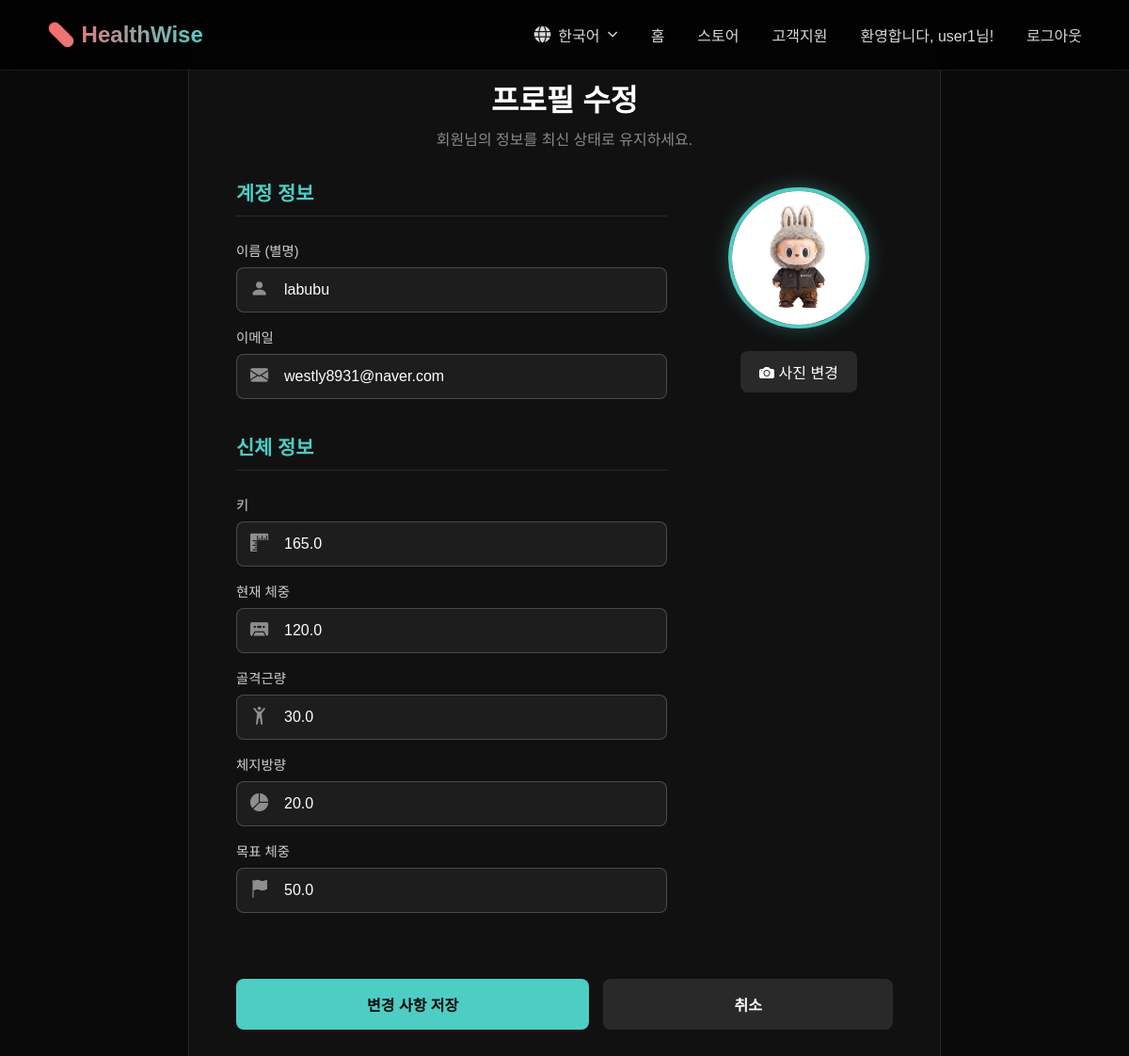
The app's page /accounts/profile/edit/ (signed in) with its own data.
### accounts/models.py (models this page shows, shortened)
class Profile(models.Model):
    user = models.OneToOneField(User, on_delete=models.CASCADE)
    image = models.ImageField(upload_to='profile_pics/', default='profile_pics/avatar-default.jpeg')
    height = models.FloatField(null=True, blank=True)
    current_weight = models.FloatField(null=True, blank=True)
    target_weight = models.FloatField(null=True, blank=True)
    skeletal_muscle_mass = models.FloatField(null=True, blank=True)
    body_fat_mass = models.FloatField(null=True, blank=True)
    active_title = models.ForeignKey(
        UserAchievement,
        on_delete=models.SET_NULL, # 칭호의 원본 업적이 삭제되어도 프로필은 유지
        null=True,
        blank=True,
        related_name='activated_by_profile', # 역참조 이름 충돌 방지
        help_text="사용자가 설정한 대표 칭호"
    )

### accounts/views.py (the view)
# urls.py: path('profile/edit/', views.profile_edit, name='profile_edit'),
@login_required
def profile_edit(request):
    profile, created = Profile.objects.get_or_create(user=request.user)
    if request.method == 'POST':
        user_form = UserUpdateForm(request.POST, instance=request.user)
        profile_form = ProfileUpdateForm(request.POST, request.FILES, instance=profile)
        if user_form.is_valid() and profile_form.is_valid():
            user_form.save()
            profile_form.save()
            messages.success(request, t('프로필 정보가 성공적으로 업데이트되었습니다!'))
            return redirect('web:services')
        else:
            messages.error(request, t('입력된 정보를 다시 확인해주세요.'))
    else:
        user_form = UserUpdateForm(instance=request.user)
        profile_form = ProfileUpdateForm(instance=profile)
    context = {'user_form': user_form, 'profile_form': profile_form, 'active_title': profile.active_title}
    return render(request, 'accounts/profile_edit.html', context)

### accounts/forms.py
class UserUpdateForm(forms.ModelForm):
    email = forms.EmailField(
        widget=forms.EmailInput(attrs={
            'class': 'form-control',
            'placeholder': t_lazy('이메일 주소')
        })
    )
    first_name = forms.CharField(
        label=t_lazy('이름 (별명)'),
        required=False,
        widget=forms.TextInput(attrs={
            'class': 'form-control',
            'placeholder': t_lazy('이름 또는 별명')
        })
    )
    class Meta:
        model = User
        fields = ['first_name', 'email']

### web/templatetags/custom_translate.py (called while the page is built)
@register.simple_tag
def t(key, **kwargs):
    return translate_text(key, **kwargs)

def t_lazy(key, **kwargs):
    return lazy(lambda: translate_text(key, **kwargs), str)()

### web/utils.py (called while the page is built)
def load_translations(lang_code):
    if lang_code in _translations:
        return _translations[lang_code]
    if not lang_code:
        lang_code = 'ko'
    file_path = settings.BASE_DIR / 'locales' / f'{lang_code}.json'
    try:
        with open(file_path, 'r', encoding='utf-8') as f:
            translations_data = json.load(f)
            if not isinstance(translations_data, dict):
                _translations[lang_code] = {}
                return {}
            _translations[lang_code] = translations_data
            return translations_data
    except (FileNotFoundError, json.JSONDecodeError) as e:
        print(f"I18N Warning: Could not load '{file_path}'. Reason: {e}")
        if lang_code != 'ko':
            return load_translations('ko')
        return {}

def t(key, **kwargs):
    current_language = translation.get_language()
    translations = load_translations(current_language)
    translated_string = translations.get(key, key)
    if kwargs:
        try:
            translated_string = translated_string.format(**kwargs)
        except KeyError:
            pass
    return mark_safe(translated_string)

### accounts/templates/accounts/profile_edit.html (shortened to what this page needs)
{% extends "base.html" %}
{% load static custom_translate i18n %}
{% block content %}
<link rel="stylesheet" href="https://cdn.jsdelivr.net/npm/bootstrap-icons@1.11.3/font/bootstrap-icons.min.css">
<div class="profile-edit-wrapper">
    <div class="profile-edit-card">
        <div class="profile-edit-header">
            <h1> {% t '프로필 수정' %} </h1>
            <p> {% t '회원님의 정보를 최신 상태로 유지하세요.' %} </p>
        </div>
        <form method="POST" enctype="multipart/form-data">
            <div class="form-content-grid">
                <div class="form-fields-column">
                    <h2 class="form-section-title"> {% t '계정 정보' %} </h2>
                    <div class="form-group">
                        <label for="{{ user_form.first_name.id_for_label }}">{{ user_form.first_name.label }}</label>
                        <div class="input-with-icon">
                            <i class="bi bi-person-fill form-icon"></i>
                            {{ user_form.first_name }}
                        </div>
                    </div>
                    <div class="form-group">
                        <label for="{{ user_form.email.id_for_label }}"> {% t '이메일' %} </label>
                        <div class="input-with-icon">
                            <i class="bi bi-envelope-fill form-icon"></i>
                            {{ user_form.email }}
                        </div>
                    </div>
                    <h2 class="form-section-title" style="margin-top: 20px;"> {% t '신체 정보' %} </h2>
                    <div class="form-group">
                        <label for="{{ profile_form.height.id_for_label }}">{{ profile_form.height.label }}</label>
                        <div class="input-with-icon">
                            <i class="bi bi-rulers form-icon"></i>
                            {{ profile_form.height }}
                        </div>
                    </div>
                    <div class="form-group">
                        <label for="{{ profile_form.current_weight.id_for_label }}">{{ profile_form.current_weight.label }}</label>
                        <div class="input-with-icon">
                            <i class="bi bi-cassette-fill form-icon"></i>
                            {{ profile_form.current_weight }}
                        </div>
                    </div>
                    <div class="form-group">
                        <label for="{{ profile_form.skeletal_muscle_mass.id_for_label }}">{{ profile_form.skeletal_muscle_mass.label }}</label>
                        <div class="input-with-icon">
                            <i class="bi bi-person-arms-up form-icon"></i>
                            {{ profile_form.skeletal_muscle_mass }}
                        </div>
                    </div>
                    <div class="form-group">
                        <label for="{{ profile_form.body_fat_mass.id_for_label }}">{{ profile_form.body_fat_mass.label }}</label>
                        <div class="input-with-icon">
                            <i class="bi bi-pie-chart-fill form-icon"></i>
                            {{ profile_form.body_fat_mass }}
                        </div>
                    </div>
                    <div class="form-group">
                        <label for="{{ profile_form.target_weight.id_for_label }}">{{ profile_form.target_weight.label }}</label>
                        <div class="input-with-icon">
                            <i class="bi bi-flag-fill form-icon"></i>
                            {{ profile_form.target_weight }}
                        </div>
                    </div>
                </div>
                <div class="avatar-column">
                    <div class="avatar-upload-section">
                        <img src="{% if user.profile.image and user.profile.image.url %}{{ user.profile.image.url }}{% else %}{% static 'web/images/default_avatar.png' %}{% endif %}" alt="Avatar Preview" class="avatar-preview" id="avatar-preview">
                        <label for="id_image" class="avatar-upload-label">
                            <i class="bi bi-camera-fill"></i> {% t '사진 변경' %} </label>
                    </div>
                </div>
                <div class="form-actions">
                    <button type="submit" class="btn btn-save"> {% t '변경 사항 저장' %} </button>
                    <a href="{% url 'web:services' %}" class="btn btn-cancel"> {% t '취소' %} </a>
                </div>
            </div>
        </form>
    </div>
</div>
{% endblock %}

### web/templates/web/_header.html (shortened to what this page needs)
{% load static i18n custom_translate %}
<link rel="stylesheet" href="https://cdnjs.cloudflare.com/ajax/libs/font-awesome/6.5.1/css/all.min.css" />
<nav class="nav-container">
    <a href="/" class="logo" style="text-decoration: none;">💊 HealthWise</a>
    <ul class="nav-menu">
        <li>
            <div class="language-dropdown-container">
                <button type="button" id="language-toggle-btn" class="nav-item">
                    <i class="fas fa-globe"></i>
                    <span class="language-text">
                        {% get_current_language as LANGUAGE_CODE %}
                        {% if LANGUAGE_CODE == 'ko' %}한국어
                        {% elif LANGUAGE_CODE == 'en' %}English
                        {% elif LANGUAGE_CODE == 'es' %}Español
                        {% else %}Language
                        {% endif %}
                    </span>
                    <i class="fas fa-chevron-down" style="font-size: 0.7em;"></i>
                </button>
                    {% get_current_language as LANGUAGE_CODE %}
            </div>
        </li>
        <li><a href="/" class="nav-item">{% t "홈" %}</a></li>
        <li><a href="{% url 'store:home' %}" class="nav-item">{% t "스토어" %}</a></li>
        <li><a href="{% url 'web:support' %}" class="nav-item {% if active_menu == 'support' %}active{% endif %}">{% t "고객지원" %}</a></li>
        {% if user.is_authenticated %}
            <li style="padding: 5px 0; color: rgba(255, 255, 255, 0.85); font-weight: 500;">{% t "환영합니다, {name}님!" name=user.username|default:_("사용자") %}</li>
            <li>
                <form id="logout-form" method="post" action="{% url 'accounts:logout' %}" style="display: inline;">
                    <button type="submit" class="nav-item" style="background: none; border: none; color: rgba(255, 255, 255, 0.85); cursor: pointer; padding: 5px 0; font-size: 1rem; font-weight: 500; font-family: inherit;">{% t "로그아웃" %}</button>
                </form>
            </li>
        {% else %}
            <li><a href="{% url 'accounts:login' %}" class="nav-item">{% t "로그인" %}</a></li>
            <li><a href="{% url 'accounts:signup' %}" class="nav-item">{% t "회원가입" %}</a></li>
        {% endif %}
    </ul>
</nav>

### web/templates/base.html (style rules this page uses)
* { margin: 0; padding: 0; box-sizing: border-box; }
body { font-family: 'Pretendard', -apple-system, BlinkMacSystemFont, sans-serif; background: #000; color: #fff; overflow-x: hidden; }
nav { position: fixed; top: 0; width: 100%; padding: 20px 50px; background: rgba(0, 0, 0, 0.8); backdrop-filter: blur(10px); z-index: 10000; border-bottom: 1px solid rgba(255, 255, 255, 0.1); }
.nav-container { display: flex; justify-content: space-between; align-items: center; }
.logo { font-size: 24px; font-weight: 800; background: linear-gradient(90deg, #ff6b6b, #4ecdc4); -webkit-background-clip: text; background-clip: text; -webkit-text-fill-color: transparent; }
.nav-menu { list-style: none; display: flex; align-items: center; gap: 35px; margin-left: auto; }
.nav-menu a.nav-item { color: rgba(255, 255, 255, 0.85); text-decoration: none; font-size: 1rem; font-weight: 500; padding: 5px 0; position: relative; transition: color 0.3s ease; }
.nav-menu a.nav-item::after { content: ''; position: absolute; width: 0; height: 2px; bottom: 0; left: 50%; transform: translateX(-50%); background-color: #4ecdc4; transition: width 0.3s ease; }
button, a, .indicator { cursor: pointer; }
.language-dropdown-container { position: relative; display: inline-block; }
.language-dropdown-container .nav-item .fa-globe { font-size: 1.1em; }
.language-dropdown-container .nav-item .fa-chevron-down { transition: transform 0.3s ease; }
#language-toggle-btn { background: none; border: none; color: rgba(255, 255, 255, 0.85); cursor: pointer; font-size: 1rem; font-weight: 500; font-family: inherit; display: flex; align-items: center; gap: 8px; padding: 5px 0; transition: color 0.3s ease; }

### accounts/templates/accounts/profile_edit.html (style rules this page uses)
:root { --primary-color: #4ECDC4; --danger-color: #FF6B6B; --bg-color: #0a0a0a; --card-bg-color: rgba(255, 255, 255, 0.03); --text-color: rgba(255, 255, 255, 0.8); --text-muted-color: rgba(255, 255, 255, 0.5); --border-color: rgba(255, 255, 255, 0.1); }
body { background: var(--bg-color) !important; color: var(--text-color) !important; display: flex; align-items: center; justify-content: center; min-height: 100vh; font-family: 'Pretendard', sans-serif; }
.profile-edit-wrapper { width: 100%; max-width: 800px; margin: 40px 20px; }
.profile-edit-card { background: var(--card-bg-color); border: 1px solid var(--border-color); border-radius: 16px; padding: 40px 50px; backdrop-filter: blur(10px); }
.profile-edit-header { text-align: center; margin-bottom: 30px; }
.profile-edit-header h1 { font-size: 2rem; font-weight: 800; color: #fff; margin-bottom: 8px; }
.profile-edit-header p { font-size: 1rem; color: var(--text-muted-color); }
.form-content-grid { display: grid; grid-template-columns: 1fr 200px; gap: 40px; }
.form-fields-column { display: flex; flex-direction: column; gap: 15px; }
.avatar-column { display: flex; flex-direction: column; align-items: center; }
.form-section-title { font-size: 1.3rem; font-weight: 600; color: var(--primary-color); margin-bottom: 10px; padding-bottom: 10px; border-bottom: 1px solid var(--border-color); }
.form-group { display: flex; flex-direction: column; }
.form-group label { margin-bottom: 8px; font-size: 0.9rem; font-weight: 500; color: var(--text-color); }
.input-with-icon { position: relative; }
.input-with-icon .form-icon { position: absolute; left: 15px; top: 50%; transform: translateY(-50%); color: var(--text-muted-color); font-size: 1.2rem; }
.form-control { width: 100%; padding: 14px 20px 14px 50px; background: rgba(255, 255, 255, 0.05); border: 1px solid rgba(255, 255, 255, 0.2); border-radius: 8px; color: #fff; font-size: 1rem; transition: border-color 0.3s, box-shadow 0.3s; }
.avatar-upload-section { text-align: center; margin-top: 10px; }
.avatar-preview { width: 150px; height: 150px; border-radius: 50%; border: 4px solid var(--primary-color); object-fit: cover; margin-bottom: 20px; box-shadow: 0 0 20px rgba(78, 205, 196, 0.3); }
.avatar-upload-label { display: inline-block; padding: 10px 20px; background: rgba(255, 255, 255, 0.1); color: #fff; border-radius: 8px; cursor: pointer; transition: background 0.3s; }
.form-actions { margin-top: 30px; display: flex; gap: 15px; grid-column: 1 / -1; }
.btn { flex-grow: 1; padding: 15px; font-size: 1rem; font-weight: 600; border: none; border-radius: 8px; cursor: pointer; text-align: center; text-decoration: none; transition: all 0.3s; }
.btn-save { color: var(--bg-color); background: var(--primary-color); }
.btn-cancel { color: #fff; background: rgba(255, 255, 255, 0.1); }

### records on screen
Profile: height "165.0", current_weight "120.0", skeletal_muscle_mass "30.0", body_fat_mass "20.0", target_weight "50.0"

### other values on screen
{{ user_form.first_name.label }} "이름 (별명)"
{{ profile_form.height.label }} "키"
{{ profile_form.current_weight.label }} "현재 체중"
{{ profile_form.skeletal_muscle_mass.label }} "골격근량"
{{ profile_form.body_fat_mass.label }} "체지방량"
{{ profile_form.target_weight.label }} "목표 체중"
